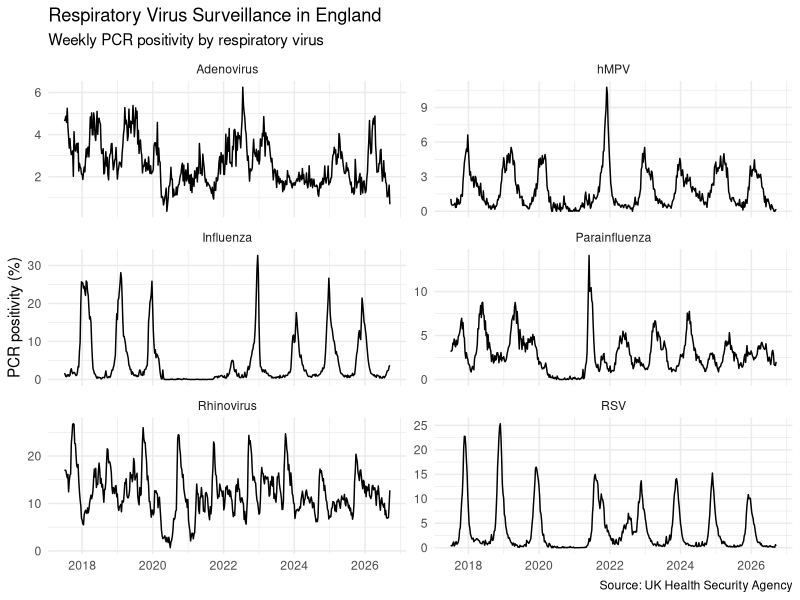
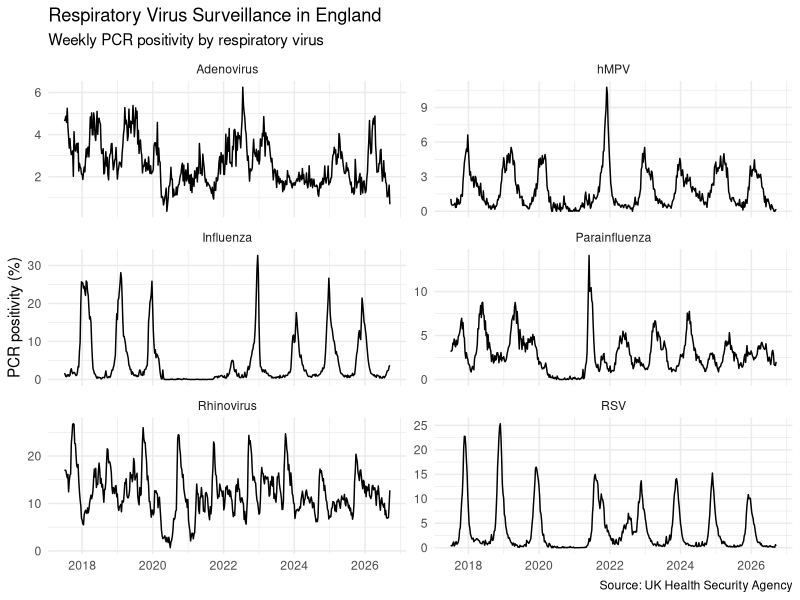

These figures' R source, in order: (Note: this script raises an error after producing the figures.)
# UKHSA Respiratory Virus Surveillance & Early Warning System
# Clean and prepare surveillance data



# 1. PACKAGES


required_packages <- c(
  "dplyr",
  "tidyr",
  "readr",
  "lubridate",
  "ggplot2"
)


new_packages <- required_packages[
  !(required_packages %in% installed.packages()[, "Package"])
]


if (length(new_packages) > 0) {
  install.packages(new_packages)
}


library(dplyr)
library(tidyr)
library(readr)
library(lubridate)
library(ggplot2)



# 2. IMPORT RAW DATA


respiratory_raw <- read_csv(
  "data/raw/ukhsa_respiratory_surveillance.csv",
  show_col_types = FALSE
)


glimpse(respiratory_raw)



# 3. CHECK AVAILABLE AGE GROUPS


respiratory_raw |>
  count(
    disease,
    age
  ) |>
  arrange(
    disease,
    age
  ) |>
  print(n = Inf)



# 4. SELECT MAIN NATIONAL SURVEILLANCE SERIES


# The UKHSA data contain age-specific observations as well
# as an all-age national estimate.
#
# For the primary surveillance analysis we use:
#
#   age = all
#   sex = all
#   stratum = default


respiratory_clean <- respiratory_raw |>
  
  filter(
    age == "all",
    sex == "all",
    stratum == "default"
  ) |>
  
  mutate(
    date = as.Date(date),
    positivity = as.numeric(metric_value)
  ) |>
  
  select(
    date,
    year,
    epiweek,
    disease,
    positivity,
    in_reporting_delay_period
  ) |>
  
  arrange(
    disease,
    date
  )



# 5. INSPECT CLEAN DATA


glimpse(respiratory_clean)


respiratory_clean |>
  count(
    disease,
    sort = TRUE
  ) |>
  print()



# 6. CHECK DATE RANGE FOR EACH VIRUS


date_ranges <- respiratory_clean |>
  
  group_by(disease) |>
  
  summarise(
    
    first_observation =
      min(date, na.rm = TRUE),
    
    last_observation =
      max(date, na.rm = TRUE),
    
    observations =
      n(),
    
    .groups = "drop"
    
  )


print(date_ranges)



# 7. CHECK FOR DUPLICATE VIRUS-WEEKS


duplicates <- respiratory_clean |>
  
  count(
    disease,
    date
  ) |>
  
  filter(
    n > 1
  )


print(duplicates)


cat(
  "\nDuplicate virus-weeks:",
  nrow(duplicates),
  "\n"
)



# 8. CHECK MISSING POSITIVITY VALUES


missing_data <- respiratory_clean |>
  
  group_by(disease) |>
  
  summarise(
    
    observations =
      n(),
    
    missing_positivity =
      sum(is.na(positivity)),
    
    percent_missing =
      round(
        100 * mean(is.na(positivity)),
        2
      ),
    
    .groups = "drop"
    
  )


print(missing_data)



# 9. CHECK POSITIVITY RANGE


positivity_summary <- respiratory_clean |>
  
  group_by(disease) |>
  
  summarise(
    
    minimum =
      min(positivity, na.rm = TRUE),
    
    median =
      median(positivity, na.rm = TRUE),
    
    mean =
      mean(positivity, na.rm = TRUE),
    
    maximum =
      max(positivity, na.rm = TRUE),
    
    .groups = "drop"
    
  )


print(positivity_summary)



# 10. CHECK REPORTING-DELAY FLAGS


reporting_delay_summary <- respiratory_clean |>
  
  group_by(disease) |>
  
  summarise(
    
    observations =
      n(),
    
    reporting_delay =
      sum(
        in_reporting_delay_period == TRUE,
        na.rm = TRUE
      ),
    
    .groups = "drop"
    
  )


print(reporting_delay_summary)



# 11. CREATE WIDE DATASET


# Long format:
#
# date          disease       positivity
# 2025-01-06    Influenza       18.2
# 2025-01-06    RSV              7.4
#
#
# Wide format:
#
# date          Influenza    RSV    hMPV ...
# 2025-01-06       18.2      7.4     ...


respiratory_wide <- respiratory_clean |>
  
  select(
    date,
    disease,
    positivity
  ) |>
  
  pivot_wider(
    names_from = disease,
    values_from = positivity
  ) |>
  
  arrange(date)



# 12. INSPECT WIDE DATASET


glimpse(respiratory_wide)

head(respiratory_wide)



# 13. VISUAL DATA QUALITY CHECK


surveillance_plot <- respiratory_clean |>
  
  ggplot(
    aes(
      x = date,
      y = positivity
    )
  ) +
  
  geom_line() +
  
  facet_wrap(
    ~ disease,
    scales = "free_y",
    ncol = 2
  ) +
  
  labs(
    title = "Respiratory Virus Surveillance in England",
    subtitle = "Weekly PCR positivity by respiratory virus",
    x = NULL,
    y = "PCR positivity (%)",
    caption = "Source: UK Health Security Agency"
  ) +
  
  theme_minimal()


surveillance_plot



# 14. CREATE OUTPUT FOLDER


dir.create(
  "outputs/figures",
  recursive = TRUE,
  showWarnings = FALSE
)



# 15. SAVE SURVEILLANCE FIGURE


ggsave(
  "outputs/figures/respiratory_surveillance_overview.png",
  surveillance_plot,
  width = 12,
  height = 10,
  dpi = 300
)



# 16. SAVE CLEAN LONG DATASET


write_csv(
  respiratory_clean,
  "data/processed/respiratory_surveillance_long.csv"
)



# 17. SAVE CLEAN WIDE DATASET


write_csv(
  respiratory_wide,
  "data/processed/respiratory_surveillance_wide.csv"
)



# 18. PIPELINE SUMMARY


cat("\n")

cat(
  "========================================\n"
)

cat(
  "DATA CLEANING COMPLETE\n"
)

cat(
  "========================================\n"
)


cat(
  "Viruses:",
  n_distinct(respiratory_clean$disease),
  "\n"
)


cat(
  "Clean observations:",
  nrow(respiratory_clean),
  "\n"
)


cat(
  "Earliest observation:",
  as.character(
    min(respiratory_clean$date)
  ),
  "\n"
)


cat(
  "Latest observation:",
  as.character(
    max(respiratory_clean$date)
  ),
  "\n"
)


cat(
  "Duplicate virus-weeks:",
  nrow(duplicates),
  "\n"
)


cat(
  "========================================\n"
)



# END
